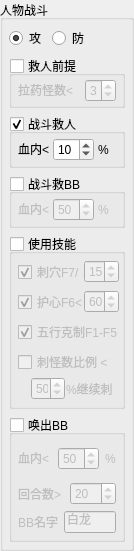
                  <widget class="QGroupBox" name="groupBox_people">
                   <property name="geometry">
                    <rect>
                     <x>93</x>
                     <y>1</y>
                     <width>130</width>
                     <height>551</height>
                    </rect>
                   </property>
                   <property name="minimumSize">
                    <size>
                     <width>0</width>
                     <height>0</height>
                    </size>
                   </property>
                   <property name="maximumSize">
                    <size>
                     <width>130</width>
                     <height>16777215</height>
                    </size>
                   </property>
                   <property name="title">
                    <string>人物战斗</string>
                   </property>
                   <property name="alignment">
                    <set>Qt::AlignLeading|Qt::AlignLeft|Qt::AlignTop</set>
                   </property>
                   <property name="flat">
                    <bool>false</bool>
                   </property>
                   <layout class="QVBoxLayout" name="verticalLayout_5">
                    <property name="leftMargin">
                     <number>6</number>
                    </property>
                    <property name="topMargin">
                     <number>6</number>
                    </property>
                    <property name="rightMargin">
                     <number>6</number>
                    </property>
                    <property name="bottomMargin">
                     <number>6</number>
                    </property>
                    <item>
                     <widget class="QWidget" name="widget_people_fight" native="true">
                      <property name="maximumSize">
                       <size>
                        <width>16777215</width>
                        <height>24</height>
                       </size>
                      </property>
                      <layout class="QHBoxLayout" name="horizontalLayout_78">
                       <property name="leftMargin">
                        <number>0</number>
                       </property>
                       <property name="topMargin">
                        <number>0</number>
                       </property>
                       <property name="rightMargin">
                        <number>0</number>
                       </property>
                       <property name="bottomMargin">
                        <number>0</number>
                       </property>
                       <item>
                        <widget class="QRadioButton" name="radio_fight_people_attack">
                         <property name="maximumSize">
                          <size>
                           <width>16777215</width>
                           <height>34</height>
                          </size>
                         </property>
                         <property name="text">
                          <string>攻</string>
                         </property>
                         <property name="checked">
                          <bool>true</bool>
                         </property>
                        </widget>
                       </item>
                       <item>
                        <widget class="QRadioButton" name="radio_fight_people_defend">
                         <property name="maximumSize">
                          <size>
                           <width>16777215</width>
                           <height>34</height>
                          </size>
                         </property>
                         <property name="text">
                          <string>防</string>
                         </property>
                        </widget>
                       </item>
                       <item>
                        <spacer name="horizontalSpacer_9">
                         <property name="orientation">
                          <enum>Qt::Horizontal</enum>
                         </property>
                         <property name="sizeHint" stdset="0">
                          <size>
                           <width>40</width>
                           <height>20</height>
                          </size>
                         </property>
                        </spacer>
                       </item>
                      </layout>
                     </widget>
                    </item>
                    <item>
                     <widget class="QGroupBox" name="chk_fight_save_enemy_less">
                      <property name="maximumSize">
                       <size>
                        <width>16777215</width>
                        <height>52</height>
                       </size>
                      </property>
                      <property name="title">
                       <string>救人前提</string>
                      </property>
                      <property name="checkable">
                       <bool>true</bool>
                      </property>
                      <property name="checked">
                       <bool>false</bool>
                      </property>
                      <layout class="QHBoxLayout" name="horizontalLayout_79">
                       <property name="spacing">
                        <number>3</number>
                       </property>
                       <property name="leftMargin">
                        <number>6</number>
                       </property>
                       <property name="topMargin">
                        <number>3</number>
                       </property>
                       <property name="rightMargin">
                        <number>6</number>
                       </property>
                       <property name="bottomMargin">
                        <number>3</number>
                       </property>
                       <item>
                        <widget class="QLabel" name="label_88">
                         <property name="maximumSize">
                          <size>
                           <width>74</width>
                           <height>16777215</height>
                          </size>
                         </property>
                         <property name="text">
                          <string>拉药怪数&lt;</string>
                         </property>
                        </widget>
                       </item>
                       <item>
                        <widget class="QSpinBox" name="spin_count_fight_save_enemy_less">
                         <property name="maximumSize">
                          <size>
                           <width>31</width>
                           <height>16777215</height>
                          </size>
                         </property>
                         <property name="minimum">
                          <number>1</number>
                         </property>
                         <property name="maximum">
                          <number>10</number>
                         </property>
                         <property name="value">
                          <number>3</number>
                         </property>
                        </widget>
                       </item>
                      </layout>
                     </widget>
                    </item>
                    <item>
                     <widget class="QGroupBox" name="groupBox_people_save_people">
                      <property name="maximumSize">
                       <size>
                        <width>116</width>
                        <height>54</height>
                       </size>
                      </property>
                      <property name="title">
                       <string>战斗救人</string>
                      </property>
                      <property name="checkable">
                       <bool>true</bool>
                      </property>
                      <layout class="QGridLayout" name="gridLayout_39">
                       <property name="leftMargin">
                        <number>6</number>
                       </property>
                       <property name="topMargin">
                        <number>3</number>
                       </property>
                       <property name="rightMargin">
                        <number>6</number>
                       </property>
                       <property name="bottomMargin">
                        <number>3</number>
                       </property>
                       <item row="0" column="0">
                        <layout class="QHBoxLayout" name="horizontalLayout_80">
                         <property name="spacing">
                          <number>4</number>
                         </property>
                         <item>
                          <widget class="QLabel" name="label_89">
                           <property name="text">
                            <string>血内&lt;</string>
                           </property>
                          </widget>
                         </item>
                         <item>
                          <widget class="QSpinBox" name="spin_count_people_save_people">
                           <property name="minimumSize">
                            <size>
                             <width>38</width>
                             <height>0</height>
                            </size>
                           </property>
                           <property name="value">
                            <number>10</number>
                           </property>
                          </widget>
                         </item>
                         <item>
                          <widget class="QLabel" name="label_90">
                           <property name="text">
                            <string>%</string>
                           </property>
                          </widget>
                         </item>
                        </layout>
                       </item>
                      </layout>
                     </widget>
                    </item>
                    <item>
                     <widget class="QGroupBox" name="groupBox_people_save_bb">
                      <property name="maximumSize">
                       <size>
                        <width>116</width>
                        <height>54</height>
                       </size>
                      </property>
                      <property name="title">
                       <string>战斗救BB</string>
                      </property>
                      <property name="checkable">
                       <bool>true</bool>
                      </property>
                      <property name="checked">
                       <bool>false</bool>
                      </property>
                      <layout class="QGridLayout" name="gridLayout_40">
                       <property name="leftMargin">
                        <number>6</number>
                       </property>
                       <property name="topMargin">
                        <number>3</number>
                       </property>
                       <property name="rightMargin">
                        <number>6</number>
                       </property>
                       <property name="bottomMargin">
                        <number>3</number>
                       </property>
                       <item row="0" column="0">
                        <layout class="QHBoxLayout" name="horizontalLayout_81">
                         <property name="spacing">
                          <number>4</number>
                         </property>
                         <item>
                          <widget class="QLabel" name="label_91">
                           <property name="text">
                            <string>血内&lt;</string>
                           </property>
                          </widget>
                         </item>
                         <item>
                          <widget class="QSpinBox" name="spin_count_people_save_bb">
                           <property name="minimumSize">
                            <size>
                             <width>38</width>
                             <height>0</height>
                            </size>
                           </property>
                           <property name="value">
                            <number>50</number>
                           </property>
                          </widget>
                         </item>
                         <item>
                          <widget class="QLabel" name="label_92">
                           <property name="text">
                            <string>%</string>
                           </property>
                          </widget>
                         </item>
                        </layout>
                       </item>
                      </layout>
                     </widget>
                    </item>
                    <item>
                     <widget class="QGroupBox" name="groupBox_people_use_skill">
                      <property name="minimumSize">
                       <size>
                        <width>0</width>
                        <height>168</height>
                       </size>
                      </property>
                      <property name="maximumSize">
                       <size>
                        <width>116</width>
                        <height>16777215</height>
                       </size>
                      </property>
                      <property name="title">
                       <string>使用技能</string>
                      </property>
                      <property name="checkable">
                       <bool>true</bool>
                      </property>
                      <property name="checked">
                       <bool>false</bool>
                      </property>
                      <layout class="QVBoxLayout" name="verticalLayout_46">
                       <property name="leftMargin">
                        <number>6</number>
                       </property>
                       <property name="topMargin">
                        <number>6</number>
                       </property>
                       <property name="rightMargin">
                        <number>3</number>
                       </property>
                       <property name="bottomMargin">
                        <number>6</number>
                       </property>
                       <item>
                        <layout class="QHBoxLayout" name="horizontalLayout_82">
                         <property name="spacing">
                          <number>1</number>
                         </property>
                         <item>
                          <widget class="QCheckBox" name="chk_people_skill_cixue">
                           <property name="minimumSize">
                            <size>
                             <width>62</width>
                             <height>0</height>
                            </size>
                           </property>
                           <property name="text">
                            <string>刺穴F7/</string>
                           </property>
                           <property name="checked">
                            <bool>true</bool>
                           </property>
                          </widget>
                         </item>
                         <item>
                          <widget class="QSpinBox" name="spin_count_skill_frequency">
                           <property name="minimumSize">
                            <size>
                             <width>35</width>
                             <height>0</height>
                            </size>
                           </property>
                           <property name="maximumSize">
                            <size>
                             <width>35</width>
                             <height>16777215</height>
                            </size>
                           </property>
                           <property name="toolTip">
                            <string>这个是障碍技能的回合数， 设置4就是每4回合使用一次，即第一回合用了，第五回合会再用</string>
                           </property>
                           <property name="statusTip">
                            <string>这个是障碍技能的回合数， 设置4就是每4回合使用一次，即第一回合用了，第五回合会再用</string>
                           </property>
                           <property name="whatsThis">
                            <string/>
                           </property>
                           <property name="value">
                            <number>15</number>
                           </property>
                          </widget>
                         </item>
                        </layout>
                       </item>
                       <item>
                        <layout class="QHBoxLayout" name="horizontalLayout_83">
                         <property name="spacing">
                          <number>1</number>
                         </property>
                         <item>
                          <widget class="QCheckBox" name="chk_people_skill_huxin">
                           <property name="minimumSize">
                            <size>
                             <width>62</width>
                             <height>0</height>
                            </size>
                           </property>
                           <property name="toolTip">
                            <string>血内低于60%</string>
                           </property>
                           <property name="text">
                            <string>护心F6&lt;</string>
                           </property>
                           <property name="checked">
                            <bool>true</bool>
                           </property>
                          </widget>
                         </item>
                         <item>
                          <widget class="QSpinBox" name="spin_count_huxin_percent">
                           <property name="minimumSize">
                            <size>
                             <width>35</width>
                             <height>0</height>
                            </size>
                           </property>
                           <property name="maximumSize">
                            <size>
                             <width>35</width>
                             <height>16777215</height>
                            </size>
                           </property>
                           <property name="toolTip">
                            <string>这个是触发护心的百分比, 低于这个阈值会自动用</string>
                           </property>
                           <property name="statusTip">
                            <string>这个是触发护心的百分比, 低于这个阈值会自动用</string>
                           </property>
                           <property name="whatsThis">
                            <string/>
                           </property>
                           <property name="value">
                            <number>60</number>
                           </property>
                          </widget>
                         </item>
                        </layout>
                       </item>
                       <item>
                        <widget class="QCheckBox" name="chk_people_skill_single">
                         <property name="toolTip">
                          <string>注意这个在 极限,爬塔,大内,屠龙时才生效
要提前按金木土水火的顺序依次放置F1-F5, 
会自动根据boss的五行招来设置自己的克怪招, 最好搭配刺穴, 把boss的五行招确定下来</string>
                         </property>
                         <property name="statusTip">
                          <string>注意这个在 极限,爬塔,大内,屠龙时才生效\n要提前按金木土水火的顺序依次放置F1-F5, \n会自动根据boss的五行招来设置自己的克怪招, 最好搭配刺穴, 把boss的五行招确定下来</string>
                         </property>
                         <property name="text">
                          <string>五行克制F1-F5</string>
                         </property>
                         <property name="checked">
                          <bool>true</bool>
                         </property>
                        </widget>
                       </item>
                       <item>
                        <layout class="QVBoxLayout" name="verticalLayout_47">
                         <property name="spacing">
                          <number>3</number>
                         </property>
                         <item>
                          <widget class="QCheckBox" name="chk_people_skill_continue_cixue">
                           <property name="toolTip">
                            <string>注意这个在 极限,爬塔,大内,屠龙时才生效</string>
                           </property>
                           <property name="text">
                            <string>刺怪数比例 &lt;</string>
                           </property>
                          </widget>
                         </item>
                         <item>
                          <layout class="QHBoxLayout" name="horizontalLayout_84">
                           <property name="spacing">
                            <number>1</number>
                           </property>
                           <item>
                            <widget class="QLabel" name="label_93">
                             <property name="maximumSize">
                              <size>
                               <width>12</width>
                               <height>16777215</height>
                              </size>
                             </property>
                             <property name="text">
                              <string/>
                             </property>
                            </widget>
                           </item>
                           <item>
                            <widget class="QSpinBox" name="spin_count_people_skill_continue_cixue">
                             <property name="minimumSize">
                              <size>
                               <width>34</width>
                               <height>22</height>
                              </size>
                             </property>
                             <property name="maximumSize">
                              <size>
                               <width>34</width>
                               <height>16777215</height>
                              </size>
                             </property>
                             <property name="value">
                              <number>50</number>
                             </property>
                            </widget>
                           </item>
                           <item>
                            <widget class="QLabel" name="label_94">
                             <property name="text">
                              <string>%继续刺</string>
                             </property>
                            </widget>
                           </item>
                          </layout>
                         </item>
                        </layout>
                       </item>
                      </layout>
                     </widget>
                    </item>
                    <item>
                     <widget class="QGroupBox" name="groupBox_call_bb">
                      <property name="minimumSize">
                       <size>
                        <width>0</width>
                        <height>0</height>
                       </size>
                      </property>
                      <property name="maximumSize">
                       <size>
                        <width>116</width>
                        <height>134</height>
                       </size>
                      </property>
                      <property name="toolTip">
                       <string>极限 爬塔 大内 屠龙 时生效</string>
                      </property>
                      <property name="title">
                       <string>唤出BB </string>
                      </property>
                      <property name="checkable">
                       <bool>true</bool>
                      </property>
                      <property name="checked">
                       <bool>false</bool>
                      </property>
                      <layout class="QVBoxLayout" name="verticalLayout_48">
                       <property name="leftMargin">
                        <number>6</number>
                       </property>
                       <property name="topMargin">
                        <number>6</number>
                       </property>
                       <property name="rightMargin">
                        <number>6</number>
                       </property>
                       <property name="bottomMargin">
                        <number>6</number>
                       </property>
                       <item>
                        <layout class="QHBoxLayout" name="horizontalLayout_85">
                         <item>
                          <widget class="QLabel" name="label_95">
                           <property name="minimumSize">
                            <size>
                             <width>34</width>
                             <height>0</height>
                            </size>
                           </property>
                           <property name="text">
                            <string>血内&lt;</string>
                           </property>
                          </widget>
                         </item>
                         <item>
                          <widget class="QSpinBox" name="spin_count_call_bb_blood">
                           <property name="minimumSize">
                            <size>
                             <width>38</width>
                             <height>0</height>
                            </size>
                           </property>
                           <property name="value">
                            <number>50</number>
                           </property>
                          </widget>
                         </item>
                         <item>
                          <widget class="QLabel" name="label_96">
                           <property name="text">
                            <string>%</string>
                           </property>
                          </widget>
                         </item>
                        </layout>
                       </item>
                       <item>
                        <layout class="QHBoxLayout" name="horizontalLayout_86">
                         <item>
                          <widget class="QLabel" name="label_97">
                           <property name="minimumSize">
                            <size>
                             <width>34</width>
                             <height>0</height>
                            </size>
                           </property>
                           <property name="text">
                            <string>回合数&gt;</string>
                           </property>
                          </widget>
                         </item>
                         <item>
                          <widget class="QSpinBox" name="spin_count_call_bb_round">
                           <property name="minimumSize">
                            <size>
                             <width>38</width>
                             <height>0</height>
                            </size>
                           </property>
                           <property name="value">
                            <number>20</number>
                           </property>
                          </widget>
                         </item>
                        </layout>
                       </item>
                       <item>
                        <layout class="QHBoxLayout" name="horizontalLayout_87">
                         <item>
                          <widget class="QLabel" name="label_98">
                           <property name="text">
                            <string>BB名字</string>
                           </property>
                          </widget>
                         </item>
                         <item>
                          <widget class="QLineEdit" name="edt_call_bb_name">
                           <property name="maximumSize">
                            <size>
                             <width>60</width>
                             <height>16777215</height>
                            </size>
                           </property>
                           <property name="text">
                            <string>白龙</string>
                           </property>
                          </widget>
                         </item>
                        </layout>
                       </item>
                      </layout>
                     </widget>
                    </item>
                   </layout>
                  </widget>
